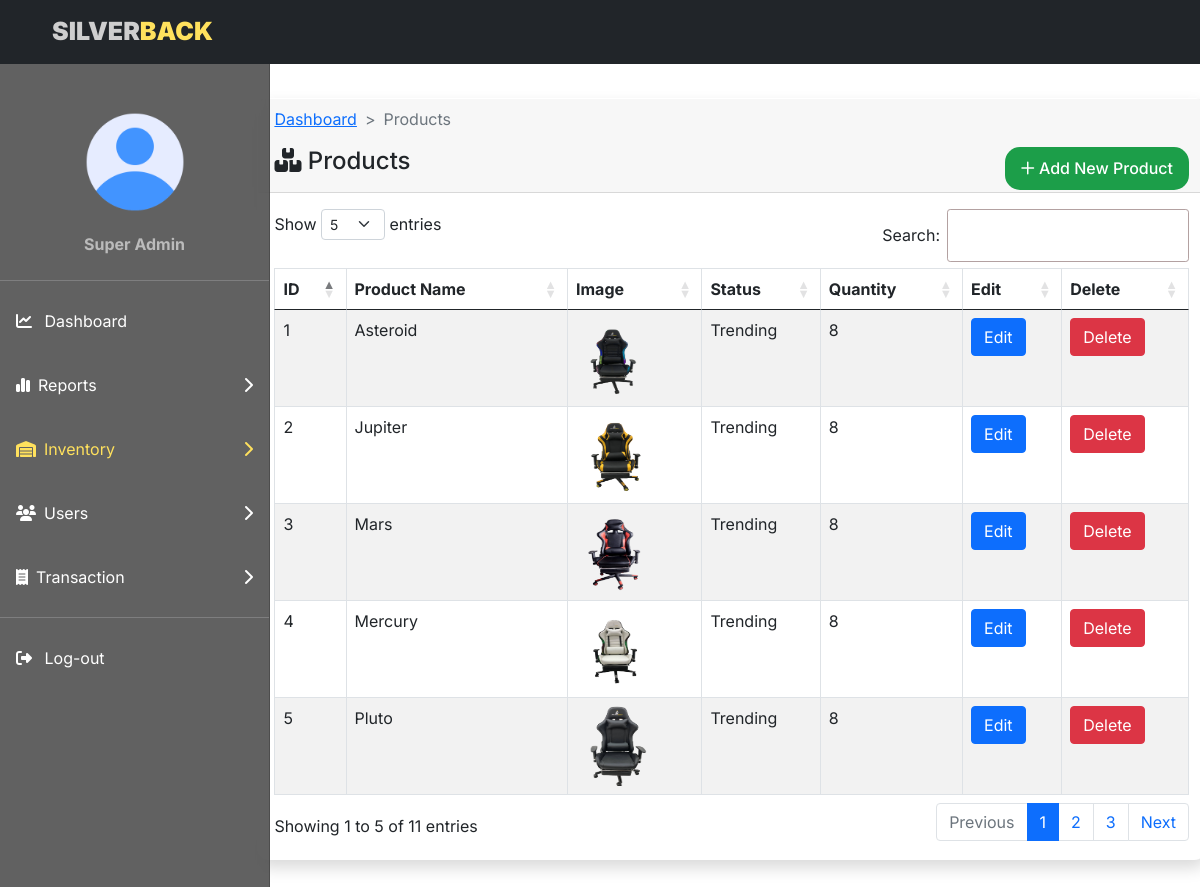
The app's page /admin/product/product.php (signed in), older data.
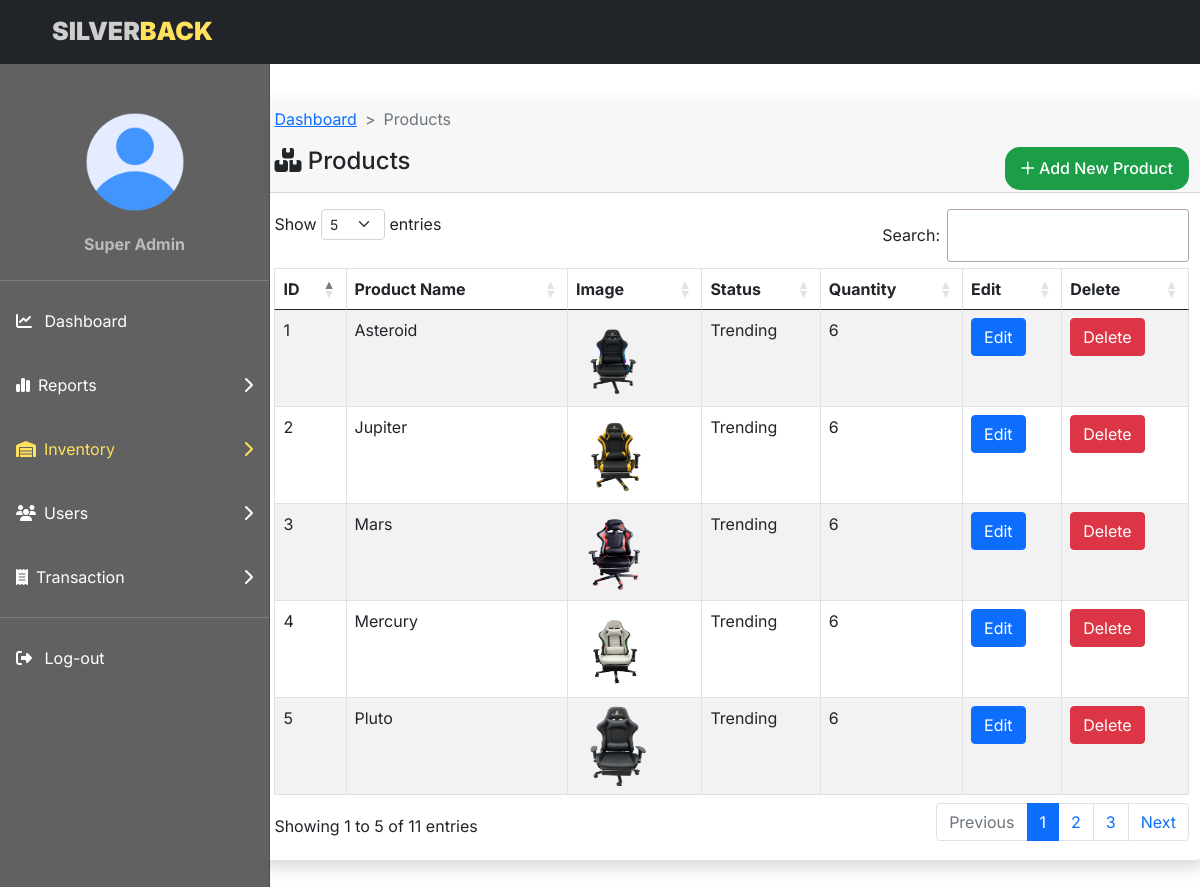
The same page, newer data.
### tables this page shows
CREATE TABLE `products` (
  `prod_id` int(11) NOT NULL,
  `cat_id` int(11) NOT NULL,
  `prod_name` varchar(50) NOT NULL,
  `prod_index` varchar(50) NOT NULL,
  `prod_description` mediumtext NOT NULL,
  `prod_price` decimal(7,2) NOT NULL,
  `prod_image` varchar(100) NOT NULL,
  `prod_img1` varchar(20) NOT NULL,
  `prod_img2` varchar(20) NOT NULL,
  `prod_img3` varchar(20) NOT NULL,
  `prod_qty` int(11) NOT NULL,
  `prod_status` tinyint(4) NOT NULL,
  `prod_trending` tinyint(4) NOT NULL,
  `prod_keywords` mediumtext NOT NULL,
  `created_at` timestamp NOT NULL DEFAULT current_timestamp()
);

### admin/product/product.php (the view, shortened to what the changed rows need)
<?php
include('../functions/functions.php');
?>
<!Doctype html>
<html lang="en">
<head>
  <link href="https://cdn.jsdelivr.net/npm/bootstrap@5.0.2/dist/css/bootstrap.min.css" rel="stylesheet">
  <link rel="stylesheet" href="https://cdnjs.cloudflare.com/ajax/libs/font-awesome/6.2.1/css/all.min.css" />
  <link rel="stylesheet" type="text/css" href="https://cdn.datatables.net/1.13.1/css/dataTables.bootstrap5.css" />
  <link rel="stylesheet" href="../home.css" />
</head>
<body>
  <div id="product_table">
    <div class="container">
      <div class="row">
        <div class="col-md-12 py-md-5 mx-md-5">
          <div class="card1 shadow">
            <div class="card-body">
              <table id="prod_table" class="table table-bordered table-striped">
                <thead>
                  <tr>
                    <th>ID</th>
                    <th>Product Name</th>
                    <th>Image</th>
                    <th>Status</th>
                    <th>Quantity</th>
                    <th>Edit</th>
                    <th>Delete</th>
                  </tr>
                </thead>
                <tbody>
                  <?php
                  $query = mysqli_query($conn, "SELECT * FROM `products` ORDER BY prod_id");
                  while ($result = mysqli_fetch_array($query)) {
                    $prod_id = $result['prod_id'];
                    $prod_name = $result['prod_name'];
                    $image = $result['prod_image'];
                    $status = $result['prod_status'];
                    $qty = $result['prod_qty'];
                  ?>
                    <tr>
                      <td><?= $prod_id; ?></td>
                      <td><?= $prod_name; ?></td>
                      <td><img src="../images/<?php echo $image ?>" width="80px" height="80px" alt="<?php echo $image ?>" /></td>
                      <td><?= $status == '0' ? "Trending" : "Visible" ?></td>
                      <td><?= max($qty, 0); ?></td>
                      <form action="../code.php" method="POST">
                        <td><a href="./editprod.php?id=<?= $result['prod_id']; ?>" class="btn btn-primary">Edit</td>
                        <td>
                          <button type="submit" class="btn btn-danger delete_prod" name="delete_prod" value="<?= $result['prod_id']; ?>">Delete</button>
                      </form>
                    </tr>
                  <?php
                  }
                  ?>
                </tbody>
              </table>
            </div>
          </div>
        </div>
      </div>
    </div>
  </div>
</body>
</html>

Row changes from the older to the newer data that the page shows:
changed products "Asteroid": prod_qty "8" → "6"
changed products "Jupiter": prod_qty "8" → "6"
changed products "Mars": prod_qty "8" → "6"
changed products "Mercury": prod_qty "8" → "6"
changed products "Pluto": prod_qty "8" → "6"
